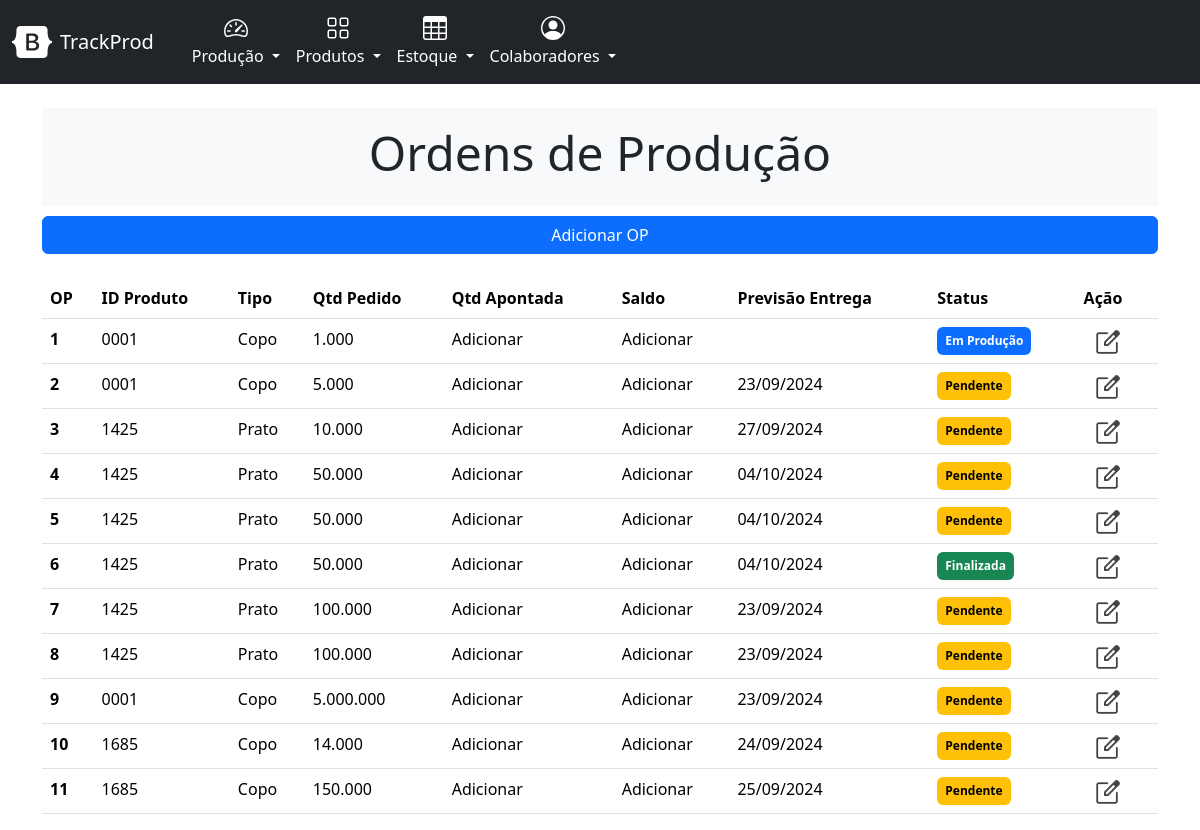
/producao/list_ordens, run on an earlier commit of the app's database.
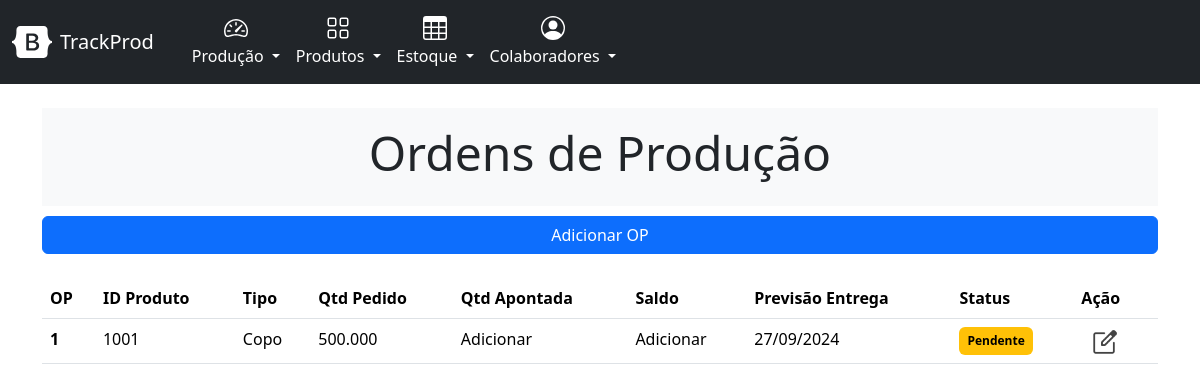
And on a later commit of the database.
### producao/models.py (models this page shows, shortened)
class OrdemProducao(models.Model):
    STATUS_CHOICES = [
        ('pendente', 'Pendente'),
        ('em_producao', 'Em Produção'),
        ('finalizada', 'Finalizada'),
    ]
    produto = models.ForeignKey(Produto, on_delete=models.CASCADE)
    quantidade = models.IntegerField()
    data_criacao = models.DateTimeField(auto_now_add=True)
    data_previsao = models.DateField()
    status = models.CharField(max_length=20, choices=STATUS_CHOICES, default='pendente')
    class Meta:
        verbose_name_plural = 'ordens_de_producao'

### cadastro/models.py (models this page shows, shortened)
class Produto(models.Model):
    nome = models.CharField(max_length=255)
    codigo = models.CharField(max_length=50, unique=True)
    descricao = models.TextField(blank=True)
    material = models.CharField(max_length=100)
    peso = models.DecimalField(max_digits=10, decimal_places=2)
    volume = models.DecimalField(max_digits=10, decimal_places=2)
    cor = models.CharField(max_length=50)

### producao/views.py (the view)
# urls.py: path('list_ordens', views.list_ordem_producao, name='list_ordens'),
def list_ordem_producao(request):
    ordens_producao = OrdemProducao.objects.order_by('data_criacao')
    context = {'ordens_producao' : ordens_producao}
    return render(request, 'producao/list-ordem-producao.html', context)

### producao/templates/producao/list-ordem-producao.html (shortened to what this page needs)
{% extends "base.html" %}
{% load static %}
{% load humanize %}
{% block header %}
    <div class="py-3 bg-light text-center">
        <h2 class="display-5">Ordens de Produção</h2>
    </div>
{% endblock header %}
{% block content %}
{% block buttons %}
  <div class="d-grid gap-2" style="margin-top: 10px;">
      <a class="btn btn-primary" href="{% url 'new_ordem'%}" role="button">Adicionar OP</a>
  </div>
{% endblock buttons %}
    <table class="table table-hover">
        <thead >
          <tr>
            <th scope="col">OP</th>
            <th scope="col">ID Produto</th>
            <th scope="col">Tipo</th>
            <th scope="col">Qtd Pedido</th>
            <th scope="col">Qtd Apontada</th>
            <th scope="col">Saldo</th>
            <th scope="col">Previsão Entrega</th>
            <th scope="col">Status</th>
            <th scope="col">Ação</th>
          </tr>
        </thead>
        <tbody class="table table-hover">
        {% for ordem_producao in ordens_producao %}
          <tr style="cursor: pointer;" onclick="window.location.href='{% url 'ordem_producao' ordem_producao.id  %}'">
            <th scope="row">{{ ordem_producao.id }}</th>
            <td>{{ ordem_producao.produto.codigo }}</td>
            <td>{{ ordem_producao.produto.nome }}</td>
            <td>{{ ordem_producao.quantidade|intcomma }}</td>
            <td>Adicionar</td>
            <td>Adicionar</td>
            <td>{{ ordem_producao.data_previsao | date:'d/m/Y'}}</td>
            {% if ordem_producao.status == "em_producao"%}
              <td><span class="badge text-bg-primary">{{ ordem_producao.get_status_display }}</span></td>
            {% elif ordem_producao.status == "pendente" %}
             <td> <span class="badge text-bg-warning">{{ ordem_producao.get_status_display }}</span></td>
            {% else %}
              <td> <span class="badge text-bg-success">{{ ordem_producao.get_status_display }}</span></td>
            {% endif %}
            <td><a href="{% url 'novo_produto' %}"><img src="{% static 'core/icon-apontamento.png' %}" style="width: 30px; margin-bottom: -5px;"></a></td>
          </tr>
        {% empty %}
          Não há ordens para visualizar
        {% endfor %}
        </tbody>
      </table>
{% endblock content %}

### templates/base.html (shortened to what this page needs)
{% load django_bootstrap5 %}
<!DOCTYPE html>
<html lang="pt-br">
    <head>
        {% bootstrap_css %}
        {% load static %}
    </head>
    <body>
        <nav class="navbar navbar-expand-lg bg-dark">
          <div class="container-fluid" >
            <a href="/" class="d-flex align-items-center my-2 my-lg-0 me-lg-auto text-white text-decoration-none">
              <svg class="bi me-2" width="40" height="32" role="img" aria-label="Bootstrap" fill="white"><use xlink:href="#bootstrap"/></svg>
            </a>
            <a class="navbar-brand" href="{% url 'index' %}" style="color: white !important; margin-right: 30px;">TrackProd</a>
            <div class="collapse navbar-collapse" id="navbarSupportedContent">
              <ul class="navbar-nav me-auto mb-2 mb-lg-0">
                <li class="nav-item dropdown">
                  <a class="nav-link dropdown-toggle" href="" role="button" data-bs-toggle="dropdown" aria-expanded="false" style="color: white !important">
                    <svg class="bi d-block mx-auto mb-1" width="24" height="24" fill="white"><use xlink:href="#speedometer2"/></svg>
                    Produção
                  </a>
                <li class="nav-item dropdown">
                  <a class="nav-link dropdown-toggle" href="" role="button" data-bs-toggle="dropdown" aria-expanded="false" style="color: white !important">
                    <svg class="bi d-block mx-auto mb-1" width="24" height="24" fill="white"><use xlink:href="#grid"/></svg>
                    Produtos
                  </a>
                </li>
                <li class="nav-item dropdown">
                  <a class="nav-link dropdown-toggle" href="" role="button" data-bs-toggle="dropdown" aria-expanded="false" style="color: white !important">
                    <svg class="bi d-block mx-auto mb-1" width="24" height="24" fill="white"><use xlink:href="#table"/></svg>
                    Estoque
                  </a>
                </li>
                <li class="nav-item dropdown">
                  <a class="nav-link dropdown-toggle" href="" role="button" data-bs-toggle="dropdown" aria-expanded="false" style="color: white !important">
                    <svg class="bi d-block mx-auto mb-1" width="24" height="24" fill="white"><use xlink:href="#people-circle"/></svg>
                    Colaboradores
                  </a>
                </li>
              </ul>
            </div>
          </div>
        </nav>
        <div class="container">
            <div>{% block header %}{% endblock header %}</div>
            <div>{% block content %} {% endblock content %}</div>
        </div>
    </body>
</html>

What changed in the data, as far as the page shows it:
removed OrdemProducao: id "2", produto.codigo "0001", produto.nome "Copo", quantidade "5.000", data_previsao "23/09/2024", status "Pendente"
removed OrdemProducao: id "3", produto.codigo "1425", produto.nome "Prato", quantidade "10.000", data_previsao "27/09/2024", status "Pendente"
removed OrdemProducao: id "4", produto.codigo "1425", produto.nome "Prato", quantidade "50.000", data_previsao "04/10/2024", status "Pendente"
removed OrdemProducao: id "5", produto.codigo "1425", produto.nome "Prato", quantidade "50.000", data_previsao "04/10/2024", status "Pendente"
removed OrdemProducao: id "6", produto.codigo "1425", produto.nome "Prato", quantidade "50.000", data_previsao "04/10/2024", status "Finalizada"
removed OrdemProducao: id "7", produto.codigo "1425", produto.nome "Prato", quantidade "100.000", data_previsao "23/09/2024", status "Pendente"
removed OrdemProducao: id "8", produto.codigo "1425", produto.nome "Prato", quantidade "100.000", data_previsao "23/09/2024", status "Pendente"
removed OrdemProducao: id "9", produto.codigo "0001", produto.nome "Copo", quantidade "5.000.000", data_previsao "23/09/2024", status "Pendente"
removed OrdemProducao: id "10", produto.codigo "1685", produto.nome "Copo", quantidade "14.000", data_previsao "24/09/2024", status "Pendente"
removed OrdemProducao: id "11", produto.codigo "1685", produto.nome "Copo", quantidade "150.000", data_previsao "25/09/2024", status "Pendente"
changed OrdemProducao "Copo": produto.codigo "0001" → "1001"; quantidade "1.000" → "500.000"; data_previsao (not shown) → "27/09/2024"; status "Em Produção" → "Pendente"
